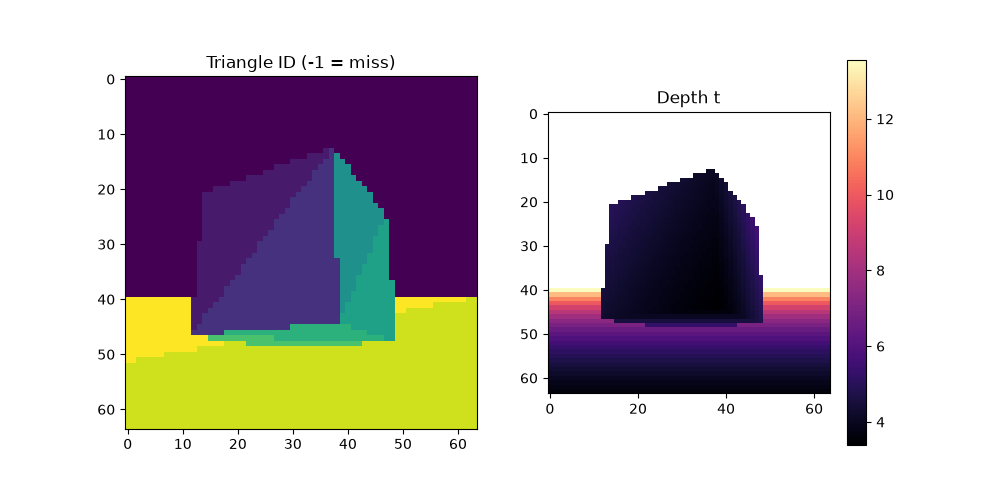

The Python source for this figure:
# golden.py
import numpy as np
import matplotlib.pyplot as plt
from scene import CAMERA, FRAC_BITS, to_fixed
import sys, time

def progress(i, n, label="", width=30):
    """Text progress bar; call with i = items done so far."""
    frac = i / n
    filled = int(width * frac)
    bar = "#" * filled + "-" * (width - filled)
    sys.stdout.write(f"\r{label:<14}[{bar}] {frac*100:5.1f}%")
    if i == n:
        sys.stdout.write("\n")
    sys.stdout.flush()

F = FRAC_BITS
MISS_ID = 0xFFFFFFFF
DET_EPS = 16            # |det| below this (~0.00024) counts as parallel -> miss

# ---- 32-bit signed fixed-point primitives (mirror Verilog) ------------
def s32(x):
    """Wrap to signed 32-bit, like a 32-bit Verilog register."""
    x &= 0xFFFFFFFF
    return x - (1 << 32) if x & 0x80000000 else x

def mul(a, b):
    """Q16.16 multiply: 64-bit product, arithmetic shift right, truncate to 32."""
    return s32((a * b) >> F)

def sub(a, b):
    return [s32(a[i] - b[i]) for i in range(3)]

def dot(a, b):
    acc = 0
    for i in range(3):
        acc = s32(acc + mul(a[i], b[i]))
    return acc

def cross(a, b):
    return [s32(mul(a[1], b[2]) - mul(a[2], b[1])),
            s32(mul(a[2], b[0]) - mul(a[0], b[2])),
            s32(mul(a[0], b[1]) - mul(a[1], b[0]))]

# ---- Load the exact files Verilog will read ---------------------------
def read_mem(path):
    with open(path) as f:
        return [int(line, 16) for line in f if line.strip()]

def load_scene():
    vw = [s32(w) for w in read_mem("verts.mem")]
    verts = [vw[i:i+3] for i in range(0, len(vw), 3)]
    tw = read_mem("tris.mem")
    tris = [tw[i:i+3] for i in range(0, len(tw), 3)]
    return verts, tris

# ---- Ray generation (pixel centers, origin at 0, direction z = 1) -----
def make_rays_fixed():
    W, H = CAMERA["width"], CAMERA["height"]
    hw = to_fixed(CAMERA["fov_half_width"])
    step = (2 * hw) // W                 # pixel pitch on image plane
    hh = (step * H) // 2                 # half-height (square pixels)
    rays = []
    for py in range(H):
        for px in range(W):
            u = -hw + step // 2 + px * step
            v = hh - step // 2 - py * step     # +y is up, row 0 is top
            rays.append((u, v, 1 << F))
    return rays

# ---- Fixed-point Moller-Trumbore (division only after a confirmed hit) -
def intersect_parts(o, d, v0, v1, v2):
    """Returns (hit, a, tn). a and tn are the normalized (a > 0) values."""
    e1 = sub(v1, v0)
    e2 = sub(v2, v0)
    h = cross(d, e2)
    a = dot(e1, h)
    s = sub(o, v0)
    un = dot(s, h)
    q = cross(s, e1)
    vn = dot(d, q)
    tn = dot(e2, q)

    if abs(a) < DET_EPS:
        return False, 0, 0
    if a < 0:
        a, un, vn, tn = -a, -un, -vn, -tn
    if un < 0 or un > a:
        return False, 0, 0
    if vn < 0 or un + vn > a:
        return False, 0, 0
    if tn <= 0:
        return False, 0, 0
    return True, a, tn

def intersect_fixed(o, d, v0, v1, v2):
    hit, a, tn = intersect_parts(o, d, v0, v1, v2)
    if not hit:
        return False, 0
    return True, s32((tn << F) // a)

def render_fixed():
    verts, tris = load_scene()
    rays = make_rays_fixed()
    W, H = CAMERA["width"], CAMERA["height"]
    origin = [0, 0, 0]
    ids, ts = [], []
    for n, d in enumerate(rays):
        best_id, best_t = MISS_ID, 0
        for ti, (i0, i1, i2) in enumerate(tris):
            hit, t = intersect_fixed(origin, d, verts[i0], verts[i1], verts[i2])
            if hit and (best_id == MISS_ID or t < best_t):
                best_id, best_t = ti, t
        ids.append(best_id)
        ts.append(best_t)
        if (n + 1) % W == 0:
            progress(n + 1, W * H, "Fixed-point")
    return ids, ts

# ---- Float reference (sanity check on the fixed-point model) ----------
def render_float():
    import json
    cfg = json.load(open("config.json"))
    V = np.array(cfg["vertices"]); T = cfg["triangles"]
    W, H = CAMERA["width"], CAMERA["height"]
    hw = CAMERA["fov_half_width"]; step = 2 * hw / W; hh = step * H / 2
    ids, ts = [], []
    for py in range(H):
        for px in range(W):
            d = np.array([-hw + step * (px + 0.5), hh - step * (py + 0.5), 1.0])
            best_id, best_t = MISS_ID, 0.0
            for ti, tri in enumerate(T):
                v0, v1, v2 = V[tri[0]], V[tri[1]], V[tri[2]]
                e1, e2 = v1 - v0, v2 - v0
                h = np.cross(d, e2); a = e1 @ h
                if abs(a) < 1e-9: continue
                s = -v0
                u = (s @ h) / a
                q = np.cross(s, e1)
                v = (d @ q) / a
                t = (e2 @ q) / a
                if u >= 0 and v >= 0 and u + v <= 1 and t > 0:
                    if best_id == MISS_ID or t < best_t:
                        best_id, best_t = ti, t
            ids.append(best_id); ts.append(best_t)
        progress(py + 1, H, "Float ref")
    return ids, ts

# ---- Output -----------------------------------------------------------
def write_golden(ids, ts, path="golden.txt"):
    with open(path, "w") as f:
        for i, t in zip(ids, ts):
            f.write(f"{i & 0xFFFFFFFF:08x} {t & 0xFFFFFFFF:08x}\n")

if __name__ == "__main__":
    W, H = CAMERA["width"], CAMERA["height"]
    ids_fx, ts_fx = render_fixed()
    ids_fl, ts_fl = render_float()
    write_golden(ids_fx, ts_fx)

    id_mismatch = sum(a != b for a, b in zip(ids_fx, ids_fl))
    both = [(a, b) for a, b, i, j in zip(ts_fx, ts_fl, ids_fx, ids_fl)
            if i == j and i != MISS_ID]
    max_err = max((abs(a / (1 << F) - b) for a, b in both), default=0)
    print(f"Hit pixels (fixed): {sum(i != MISS_ID for i in ids_fx)} / {W*H}")
    print(f"Fixed vs float ID mismatches: {id_mismatch}")
    print(f"Max |t| error (fixed vs float): {max_err:.6f}")
    print("Wrote golden.txt")

    # Visualize
    idimg = np.array([-1 if i == MISS_ID else i for i in ids_fx]).reshape(H, W)
    timg = np.array([t / (1 << F) if i != MISS_ID else np.nan
                     for i, t in zip(ids_fx, ts_fx)]).reshape(H, W)
    fig, ax = plt.subplots(1, 2, figsize=(10, 5))
    ax[0].imshow(idimg, cmap="viridis"); ax[0].set_title("Triangle ID (-1 = miss)")
    im = ax[1].imshow(timg, cmap="magma"); ax[1].set_title("Depth t")
    fig.colorbar(im, ax=ax[1])
    plt.savefig("golden.png"); plt.show()
